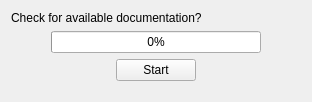
<?xml version="1.0" encoding="UTF-8"?>
<ui version="4.0">
 <class>helpDownload</class>
 <widget class="QWidget" name="helpDownload">
  <property name="geometry">
   <rect>
    <x>0</x>
    <y>0</y>
    <width>312</width>
    <height>102</height>
   </rect>
  </property>
  <property name="windowTitle">
   <string>Help Download</string>
  </property>
  <layout class="QVBoxLayout" name="verticalLayout">
   <item>
    <widget class="QLabel" name="_label">
     <property name="text">
      <string>Check for available documentation?</string>
     </property>
    </widget>
   </item>
   <item>
    <layout class="QHBoxLayout" name="horizontalLayout">
     <item>
      <spacer name="horizontalSpacer">
       <property name="orientation">
        <enum>Qt::Horizontal</enum>
       </property>
       <property name="sizeHint" stdset="0">
        <size>
         <width>40</width>
         <height>20</height>
        </size>
       </property>
      </spacer>
     </item>
     <item>
      <widget class="QProgressBar" name="_progress">
       <property name="sizePolicy">
        <sizepolicy hsizetype="Expanding" vsizetype="Fixed">
         <horstretch>1</horstretch>
         <verstretch>0</verstretch>
        </sizepolicy>
       </property>
       <property name="maximum">
        <number>100</number>
       </property>
       <property name="value">
        <number>0</number>
       </property>
      </widget>
     </item>
     <item>
      <spacer name="horizontalSpacer_3">
       <property name="orientation">
        <enum>Qt::Horizontal</enum>
       </property>
       <property name="sizeHint" stdset="0">
        <size>
         <width>40</width>
         <height>20</height>
        </size>
       </property>
      </spacer>
     </item>
    </layout>
   </item>
   <item>
    <layout class="QHBoxLayout" name="horizontalLayout_2">
     <item>
      <spacer name="horizontalSpacer_2">
       <property name="orientation">
        <enum>Qt::Horizontal</enum>
       </property>
       <property name="sizeHint" stdset="0">
        <size>
         <width>40</width>
         <height>20</height>
        </size>
       </property>
      </spacer>
     </item>
     <item>
      <widget class="QPushButton" name="_button">
       <property name="text">
        <string>Start</string>
       </property>
      </widget>
     </item>
     <item>
      <spacer name="horizontalSpacer_4">
       <property name="orientation">
        <enum>Qt::Horizontal</enum>
       </property>
       <property name="sizeHint" stdset="0">
        <size>
         <width>40</width>
         <height>20</height>
        </size>
       </property>
      </spacer>
     </item>
    </layout>
   </item>
   <item>
    <spacer name="verticalSpacer">
     <property name="orientation">
      <enum>Qt::Vertical</enum>
     </property>
     <property name="sizeHint" stdset="0">
      <size>
       <width>20</width>
       <height>15</height>
      </size>
     </property>
    </spacer>
   </item>
  </layout>
 </widget>
 <resources/>
 <connections/>
</ui>
